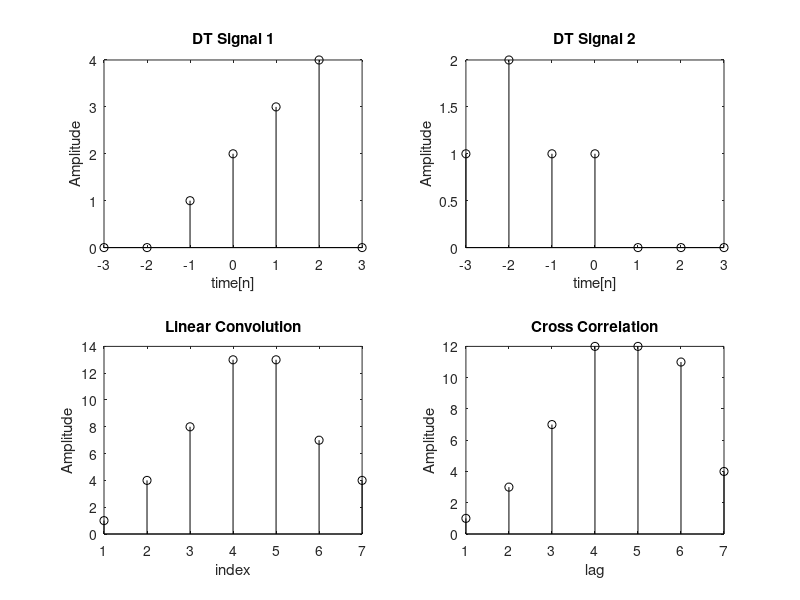

Source code (MATLAB):
clc;
clear all;
close all;
t=-3:1:3;
x=[0 0 1 2 3 4 0 ];
subplot(2,2,1);
stem(t,x,"k");
title("DT Signal 1");
xlabel("time[n]");
ylabel("Amplitude");
h=[1 2 1 1 0 0 0];
subplot(2,2,2);
stem(t,h,"k");
title("DT Signal 2");
xlabel("time[n]");
ylabel("Amplitude");
con=[0 0 0 0 0 0 0];
corr=con;
foldh=flip(h);
for k=1:7
    shiftedfh=circshift(foldh,k+2);
    mult=x.*shiftedfh;
    con(k)=sum(mult);
    shiftedh=circshift(h,k-2);
    multc=x.*shiftedh;
    corr(k)=sum(multc);
end
subplot(2,2,3);
stem(con,"k");
title("Linear Convolution");
xlabel("index");
ylabel("Amplitude");
subplot(2,2,4);
stem(corr,"k");
title("Cross Correlation");
xlabel("lag");
ylabel("Amplitude");

